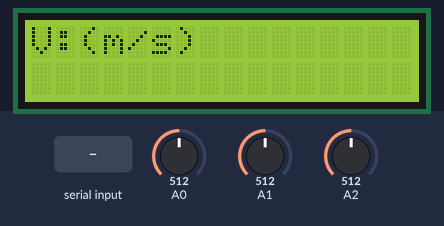
A sketch run on a simulated Arduino Uno, built with avr-gcc and run on an emulated ATmega328P. On the bench: 16×2 character LCD. The test bench sets the inputs (shaded band); at power-on: A0 = 512, A1 = 512, A2 = 512. What the sketch prints to the serial monitor is not drawn.

Above: at 1.2 s.
1.3 s: "1" received over Serial
At 1.8 s:
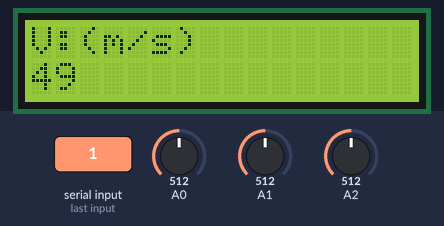
2.8 s: "0" received over Serial
Timing chart, 0 to 5.8 s (numbered marks = the images above; inputs shaded):
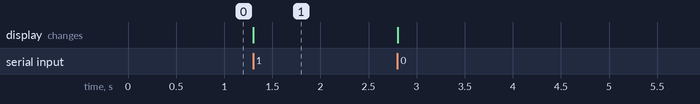

Measured:
- after the input at 1.3 s, the display: changes at once (image 1)

The sketch:

sketch_jun21a.ino
```cpp
#include <LiquidCrystal.h>

 int senzorValue1 = 0;
 int senzorValue2 = 0;
 int senzorValue3 = 0;
 byte isIn;
 char buffer[7];
 String textVelocity;
 LiquidCrystal lcd(12, 11, 5, 4, 3, 2);


void setup()
{

  pinMode(A0,INPUT);
  pinMode(A1,INPUT);
  pinMode(A2,INPUT);
  Serial.begin(250000);
  while (!Serial) {}
  lcd.begin(16, 2);
}


void loop()
{
  senzorValue2 = (map(analogRead(A0),0,1024,-45,45));
  senzorValue1 = (map(analogRead(A1),0,1024,30,-30));
  senzorValue3 = (map(analogRead(A2),550,800,10,1));
  sprintf(buffer,"%d|%d|%d", senzorValue1,senzorValue2,senzorValue3);
  Serial.println(buffer);
  lcdPrintAndRecive();

}

void lcdPrintAndRecive()
  {
  while (Serial.available() > 0)
  {
  textVelocity = Serial.read();
  }
  lcd.setCursor(0,0);
  lcd.print("V:(m/s)");
  lcd.setCursor(0,1);
  lcd.print(textVelocity);
  lcd.print("  ");
}
```
